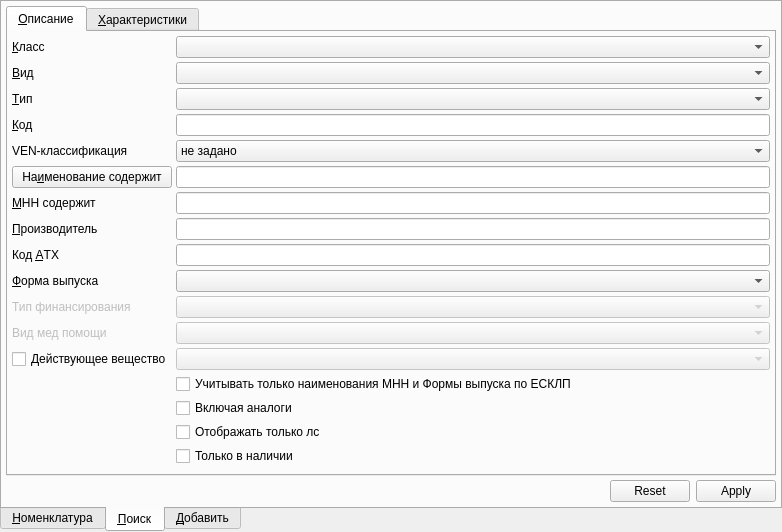
<?xml version="1.0" encoding="UTF-8"?>
<ui version="4.0">
 <class>NomenclatureComboBoxPopup</class>
 <widget class="QWidget" name="NomenclatureComboBoxPopup">
  <property name="geometry">
   <rect>
    <x>0</x>
    <y>0</y>
    <width>782</width>
    <height>498</height>
   </rect>
  </property>
  <property name="windowTitle">
   <string>Form</string>
  </property>
  <layout class="QGridLayout" name="gridLayout">
   <property name="margin">
    <number>0</number>
   </property>
   <item row="0" column="0">
    <widget class="QTabWidget" name="tabWidget">
     <property name="tabPosition">
      <enum>QTabWidget::South</enum>
     </property>
     <property name="tabShape">
      <enum>QTabWidget::Rounded</enum>
     </property>
     <property name="currentIndex">
      <number>1</number>
     </property>
     <property name="documentMode">
      <bool>false</bool>
     </property>
     <widget class="QWidget" name="tabNomenclature">
      <attribute name="title">
       <string>&amp;Номенклатура</string>
      </attribute>
      <layout class="QGridLayout" name="gridLayout_4">
       <property name="margin">
        <number>4</number>
       </property>
       <property name="spacing">
        <number>4</number>
       </property>
       <item row="0" column="0" colspan="2">
        <widget class="CSortFilterProxyTableView" name="tblNomenclature"/>
       </item>
      </layout>
     </widget>
     <widget class="QWidget" name="tabSearch">
      <attribute name="title">
       <string>&amp;Поиск</string>
      </attribute>
      <layout class="QGridLayout" name="gridLayout_3">
       <property name="margin">
        <number>4</number>
       </property>
       <property name="spacing">
        <number>4</number>
       </property>
       <item row="0" column="0" colspan="2">
        <widget class="QTabWidget" name="tabSearchAttributes">
         <property name="tabPosition">
          <enum>QTabWidget::North</enum>
         </property>
         <property name="currentIndex">
          <number>0</number>
         </property>
         <widget class="QWidget" name="tabMainCharacters">
          <attribute name="title">
           <string>&amp;Описание</string>
          </attribute>
          <layout class="QGridLayout" name="gridLayout_2">
           <property name="margin">
            <number>4</number>
           </property>
           <property name="spacing">
            <number>4</number>
           </property>
           <item row="1" column="1">
            <widget class="CRBComboBox" name="cmbKind"/>
           </item>
           <item row="12" column="1">
            <widget class="CActiveSubstanceComboBox" name="cmbActiveSubstance">
             <property name="enabled">
              <bool>false</bool>
             </property>
            </widget>
           </item>
           <item row="11" column="0">
            <widget class="QLabel" name="lblMedicalAidKind">
             <property name="enabled">
              <bool>false</bool>
             </property>
             <property name="text">
              <string>Вид мед помощи</string>
             </property>
             <property name="buddy">
              <cstring>cmbMedicalAidKind</cstring>
             </property>
            </widget>
           </item>
           <item row="13" column="1">
            <widget class="QCheckBox" name="chkOnlyMnnEsklpForm">
             <property name="text">
              <string>Учитывать только наименования МНН и Формы выпуска по ЕСКЛП</string>
             </property>
            </widget>
           </item>
           <item row="5" column="1">
            <widget class="QLineEdit" name="edtName"/>
           </item>
           <item row="3" column="0">
            <widget class="QLabel" name="lblCode">
             <property name="text">
              <string>&amp;Код</string>
             </property>
             <property name="buddy">
              <cstring>edtCode</cstring>
             </property>
            </widget>
           </item>
           <item row="11" column="1">
            <widget class="CRBComboBox" name="cmbMedicalAidKind">
             <property name="enabled">
              <bool>false</bool>
             </property>
            </widget>
           </item>
           <item row="12" column="0">
            <widget class="QCheckBox" name="chkActiveSubstance">
             <property name="text">
              <string>Действующее вещество</string>
             </property>
            </widget>
           </item>
           <item row="5" column="0">
            <widget class="QPushButton" name="btnName">
             <property name="text">
              <string>На&amp;именование cодержит</string>
             </property>
            </widget>
           </item>
           <item row="0" column="1">
            <widget class="CRBComboBox" name="cmbClass"/>
           </item>
           <item row="2" column="0">
            <widget class="QLabel" name="lblType">
             <property name="text">
              <string>&amp;Тип</string>
             </property>
             <property name="buddy">
              <cstring>cmbType</cstring>
             </property>
            </widget>
           </item>
           <item row="14" column="1">
            <widget class="QCheckBox" name="chkIncludeAnalogies">
             <property name="text">
              <string>Включая аналоги</string>
             </property>
            </widget>
           </item>
           <item row="6" column="1">
            <widget class="QLineEdit" name="edtMnnFilter"/>
           </item>
           <item row="7" column="0">
            <widget class="QLabel" name="lblProducer">
             <property name="text">
              <string>&amp;Производитель</string>
             </property>
             <property name="buddy">
              <cstring>edtProducer</cstring>
             </property>
            </widget>
           </item>
           <item row="1" column="0">
            <widget class="QLabel" name="lblKind">
             <property name="text">
              <string>&amp;Вид</string>
             </property>
             <property name="buddy">
              <cstring>cmbKind</cstring>
             </property>
            </widget>
           </item>
           <item row="17" column="0">
            <spacer name="verticalSpacer">
             <property name="orientation">
              <enum>Qt::Vertical</enum>
             </property>
             <property name="sizeHint" stdset="0">
              <size>
               <width>17</width>
               <height>103</height>
              </size>
             </property>
            </spacer>
           </item>
           <item row="2" column="1">
            <widget class="CRBComboBox" name="cmbType"/>
           </item>
           <item row="9" column="0">
            <widget class="QLabel" name="lblLfForm">
             <property name="text">
              <string>&amp;Форма выпуска</string>
             </property>
             <property name="buddy">
              <cstring>cmbLfForm</cstring>
             </property>
            </widget>
           </item>
           <item row="10" column="1">
            <widget class="CRBComboBox" name="cmbFinance">
             <property name="enabled">
              <bool>false</bool>
             </property>
            </widget>
           </item>
           <item row="3" column="1">
            <widget class="QLineEdit" name="edtCode"/>
           </item>
           <item row="8" column="0">
            <widget class="QLabel" name="lblATC">
             <property name="text">
              <string>Код &amp;АТХ</string>
             </property>
             <property name="buddy">
              <cstring>edtATC</cstring>
             </property>
            </widget>
           </item>
           <item row="10" column="0">
            <widget class="QLabel" name="lblFinance">
             <property name="enabled">
              <bool>false</bool>
             </property>
             <property name="text">
              <string>Тип финансирования</string>
             </property>
             <property name="buddy">
              <cstring>cmbFinance</cstring>
             </property>
            </widget>
           </item>
           <item row="0" column="0">
            <widget class="QLabel" name="lblClass">
             <property name="text">
              <string>&amp;Класс</string>
             </property>
             <property name="buddy">
              <cstring>cmbClass</cstring>
             </property>
            </widget>
           </item>
           <item row="16" column="1">
            <widget class="QCheckBox" name="chkOnlyExists">
             <property name="text">
              <string>Только в наличии</string>
             </property>
            </widget>
           </item>
           <item row="7" column="1">
            <widget class="QLineEdit" name="edtProducer"/>
           </item>
           <item row="8" column="1">
            <widget class="QLineEdit" name="edtATC"/>
           </item>
           <item row="6" column="0">
            <widget class="QLabel" name="lblMnnFilter">
             <property name="text">
              <string>&amp;МНН содержит</string>
             </property>
             <property name="buddy">
              <cstring>edtMnnFilter</cstring>
             </property>
            </widget>
           </item>
           <item row="9" column="1">
            <widget class="CRBComboBox" name="cmbLfForm"/>
           </item>
           <item row="15" column="1">
            <widget class="QCheckBox" name="chkOnlyLs">
             <property name="enabled">
              <bool>true</bool>
             </property>
             <property name="text">
              <string>Отображать только лс</string>
             </property>
            </widget>
           </item>
           <item row="4" column="0">
            <widget class="QLabel" name="lblVEN">
             <property name="text">
              <string>VEN-классификация</string>
             </property>
            </widget>
           </item>
           <item row="4" column="1">
            <widget class="QComboBox" name="cmbVEN">
             <item>
              <property name="text">
               <string>не задано</string>
              </property>
             </item>
             <item>
              <property name="text">
               <string>жизненно важные</string>
              </property>
             </item>
             <item>
              <property name="text">
               <string>необходимые</string>
              </property>
             </item>
             <item>
              <property name="text">
               <string>второстепенные</string>
              </property>
             </item>
            </widget>
           </item>
          </layout>
         </widget>
         <widget class="QWidget" name="tabFeatures">
          <attribute name="title">
           <string>&amp;Характеристики</string>
          </attribute>
          <layout class="QVBoxLayout" name="verticalLayout">
           <property name="spacing">
            <number>4</number>
           </property>
           <property name="margin">
            <number>4</number>
           </property>
           <item>
            <widget class="CInDocTableView" name="tblFeatures"/>
           </item>
          </layout>
         </widget>
        </widget>
       </item>
       <item row="1" column="0">
        <spacer name="horizontalSpacer">
         <property name="orientation">
          <enum>Qt::Horizontal</enum>
         </property>
         <property name="sizeHint" stdset="0">
          <size>
           <width>253</width>
           <height>20</height>
          </size>
         </property>
        </spacer>
       </item>
       <item row="1" column="1">
        <widget class="QDialogButtonBox" name="buttonBox">
         <property name="sizePolicy">
          <sizepolicy hsizetype="Maximum" vsizetype="Fixed">
           <horstretch>0</horstretch>
           <verstretch>0</verstretch>
          </sizepolicy>
         </property>
         <property name="standardButtons">
          <set>QDialogButtonBox::Apply|QDialogButtonBox::Reset</set>
         </property>
        </widget>
       </item>
      </layout>
     </widget>
     <widget class="QWidget" name="tabAdd">
      <attribute name="title">
       <string>&amp;Добавить</string>
      </attribute>
     </widget>
    </widget>
   </item>
  </layout>
 </widget>
 <customwidgets>
  <customwidget>
   <class>CRBComboBox</class>
   <extends>QComboBox</extends>
   <header>library/crbcombobox.h</header>
  </customwidget>
  <customwidget>
   <class>CInDocTableView</class>
   <extends>QTableView</extends>
   <header>library/InDocTable.h</header>
  </customwidget>
  <customwidget>
   <class>CActiveSubstanceComboBox</class>
   <extends>QComboBox</extends>
   <header>RefBooks/NomenclatureActiveSubstance/ActiveSubstanceComboBox.h</header>
  </customwidget>
  <customwidget>
   <class>CSortFilterProxyTableView</class>
   <extends>QTableView</extends>
   <header>library/SortFilterProxyTableView.h</header>
  </customwidget>
 </customwidgets>
 <tabstops>
  <tabstop>tabWidget</tabstop>
  <tabstop>tblNomenclature</tabstop>
  <tabstop>tabSearchAttributes</tabstop>
  <tabstop>cmbClass</tabstop>
  <tabstop>cmbKind</tabstop>
  <tabstop>cmbType</tabstop>
  <tabstop>edtCode</tabstop>
  <tabstop>btnName</tabstop>
  <tabstop>edtName</tabstop>
  <tabstop>edtMnnFilter</tabstop>
  <tabstop>edtProducer</tabstop>
  <tabstop>edtATC</tabstop>
  <tabstop>cmbLfForm</tabstop>
  <tabstop>cmbFinance</tabstop>
  <tabstop>cmbMedicalAidKind</tabstop>
  <tabstop>chkActiveSubstance</tabstop>
  <tabstop>cmbActiveSubstance</tabstop>
  <tabstop>chkOnlyMnnEsklpForm</tabstop>
  <tabstop>chkIncludeAnalogies</tabstop>
  <tabstop>chkOnlyExists</tabstop>
  <tabstop>tblFeatures</tabstop>
  <tabstop>buttonBox</tabstop>
 </tabstops>
 <resources/>
 <connections>
  <connection>
   <sender>chkActiveSubstance</sender>
   <signal>toggled(bool)</signal>
   <receiver>cmbActiveSubstance</receiver>
   <slot>setEnabled(bool)</slot>
   <hints>
    <hint type="sourcelabel">
     <x>131</x>
     <y>311</y>
    </hint>
    <hint type="destinationlabel">
     <x>233</x>
     <y>320</y>
    </hint>
   </hints>
  </connection>
 </connections>
</ui>
